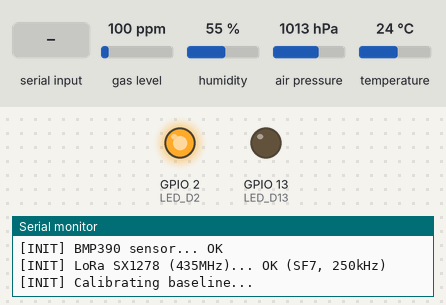
A program run on a simulated ESP32. Shown: output pins drawn as LEDs (lit = HIGH), the last lines printed to the serial monitor. Dashed ring = blinking. The inputs (shaded band) are chosen by the test bench; at power-on: gas level 100 ppm, humidity 55 %, air pressure 1013 hPa, temperature 24 °C. No radio packets arrive unless stated.

Above: at 0.1 s.
At 11.4 s:
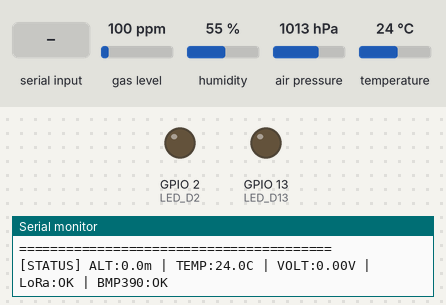
11.5 s: "CSV:\n" received over the second serial link
At 13.96 s:
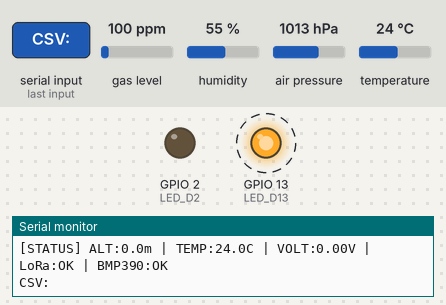
Timing chart, 0 to 19.1 s (numbered marks = the images above; inputs shaded):
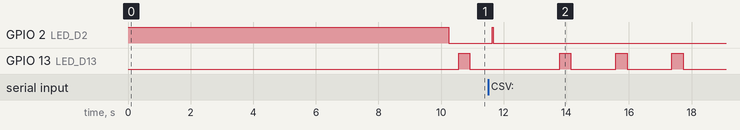

Measured:
- after the input at 11.5 s, GPIO 2 (LED_D2): LOW → HIGH after 0.14 s, → LOW 0.03 s later
- by itself, GPIO 13 (LED_D13): alternates HIGH for 0.36 s and LOW for 1.4 s

The program:

main.cpp
```cpp
/*
 * SECONDARY ESP32 - CanSat Mission Controller
 * Board: ESP32 Devkit (30 pins)
 * Role: Local sensor data collection + LoRa transmission of Primary's CSV data
 *
 * Hardware:
 * - LoRa SX1278 (SPI)
 * - BMP390 sensor (I2C)
 * - LEDs: D2 (init/rx indicator), D13 (LoRa/error indicator)
 * - UART2 communication with Primary ESP32
 *
 * Data Flow:
 * 1. Read local sensors (BMP390, servo status, PID output)
 * 2. Send raw sensor data to Primary via UART2
 * 3. Wait for consolidated CSV telemetry from Primary
 * 4. Transmit CSV over LoRa SX1278
 * 5. Handle errors with LED indicators
 */

#include <Arduino.h>
#include <SPI.h>
#include <Wire.h>
#include <Adafruit_Sensor.h>
#include <Adafruit_BMP3XX.h>
#include <LoRa.h>

// LoRa SX1278 Pin Definitions (SPI)
#define LORA_SCK 18
#define LORA_MISO 19
#define LORA_MOSI 23
#define LORA_SS 5
#define LORA_RST 4
#define LORA_DIO0 26
#define LORA_BAND 435E6 // 435 MHz for optimized transmission

// LED Pin Definitions
#define LED_D2 2   // ON during init, BLINK when receiving from Primary
#define LED_D13 13 // ON if LoRa fails, BLINK if no Primary data

// I2C BMP390 Address
#define BMP390_I2C_ADDR 0x77

// UART2 Pins for Primary Communication
#define UART2_RX 16
#define UART2_TX 17

// Voltage Sensor Pin (moved from Primary GPIO36 to Secondary GPIO25)
#define BATTERY_ADC_PIN 25

// Timing Constants - OPTIMIZED FOR MAXIMUM SPEED
#define SENSOR_READ_INTERVAL 50   // Read sensors every 50ms (20Hz maximum speed)
#define PRIMARY_DATA_TIMEOUT 2000 // Consider Primary lost after 2 seconds
#define LORA_TX_TIMEOUT 500       // LoRa transmission timeout (faster)

// LED Timing Constants (matching Primary ESP32 timing logic)
const unsigned long LED_D2_BLINK_DURATION = 100;  // 100ms blink duration
const unsigned long LED_D13_BLINK_DURATION = 100; // 100ms blink duration

// Global Objects
Adafruit_BMP3XX bmp390;
HardwareSerial primarySerial(2); // UART2 for primary communication

// System State Variables
bool sensorsInitialized = false;
bool loraInitialized = false;
unsigned long bootTime = 0;
unsigned long lastSensorRead = 0;
unsigned long lastPrimaryData = 0;
unsigned long lastVoltageRead = 0; // Track last voltage reading time

// Local Sensor Data
float temperature = 0.0;
float pressure = 0.0;
float altitude = 0.0;
float baselineAltitude = 0.0;
float voltage = 0.0;
float pidOutput = 0.0; // Dummy PID output or implement actual control

// Communication State
bool primaryDataReceived = false;
bool loraTransmissionFailed = false;

// Error tracking for Secondary subsystems
bool bmp390Error = false; // BMP390 sensor error
bool loraError = false;   // LoRa transmission error
bool pidError = false;    // PID control error

// LED Timing State Variables (matching Primary ESP32 timing logic)
unsigned long ledD2BlinkStart = 0;
unsigned long ledD13BlinkStart = 0;
bool ledBlinkState = false;

// Function Declarations
void initializeSensors();
void initializeLoRa();
void readLocalSensors();
void readBattery();
void sendDataToPrimary();
void receiveFromPrimary();
void transmitViaLoRa(String csvData);
void updateLEDs();
void calibrateBaseline();
void checkSecondaryErrors();
String getErrorStatus();

void setup()
{
    Serial.begin(115200);
    Wire.begin();

    // Initialize UART2 for Primary communication
    primarySerial.begin(115200, SERIAL_8N1, UART2_RX, UART2_TX);

    // Initialize LED pins
    pinMode(LED_D2, OUTPUT);
    pinMode(LED_D13, OUTPUT);

    // Turn ON D2 during initialization
    digitalWrite(LED_D2, HIGH);
    digitalWrite(LED_D13, LOW);

    bootTime = millis();
    lastPrimaryData = millis();
    lastVoltageRead = millis(); // Initialize to allow immediate first read

    Serial.println("\n[SECONDARY] CanSat Communication Module");
    Serial.println("========================================");

    // Initialize all systems
    initializeSensors();
    initializeLoRa();
    calibrateBaseline();

    // Initialization complete - turn OFF D2
    digitalWrite(LED_D2, LOW);

    Serial.println("[INIT] Secondary ESP32 ready");
    Serial.println("========================================\n");
}

void loop()
{
    // Always check for commands from Primary first (highest priority)
    receiveFromPrimary();

    // Read local sensors at maximum speed - no delay multiplier
    if (millis() - lastSensorRead >= SENSOR_READ_INTERVAL)
    {
        readLocalSensors();
        // Check all subsystem errors
        checkSecondaryErrors();
        // Don't auto-send data - let Primary request it via REQ_DATA when needed
        lastSensorRead = millis();
    }

    // Update LED status indicators
    updateLEDs();

    // Periodic status output (every 5 seconds)
    static unsigned long lastStatusPrint = 0;
    if (millis() - lastStatusPrint >= 5000)
    {
        Serial.print("[STATUS] ALT:");
        Serial.print(altitude, 1);
        Serial.print("m | TEMP:");
        Serial.print(temperature, 1);
        Serial.print("C | VOLT:");
        Serial.print(voltage, 2);
        Serial.print("V | LoRa:");
        Serial.print(loraError ? "ERR" : "OK");
        Serial.print(" | BMP390:");
        Serial.println(bmp390Error ? "ERR" : "OK");
        lastStatusPrint = millis();
    }

    // Minimal delay - OPTIMIZED FOR MAXIMUM SPEED
    delay(1);
}

void initializeSensors()
{
    Serial.print("[INIT] BMP390 sensor...");

    if (bmp390.begin_I2C(BMP390_I2C_ADDR))
    {
        // Configure BMP390 for optimal performance
        bmp390.setTemperatureOversampling(BMP3_OVERSAMPLING_8X);
        bmp390.setPressureOversampling(BMP3_OVERSAMPLING_4X);
        bmp390.setIIRFilterCoeff(BMP3_IIR_FILTER_COEFF_3);
        bmp390.setOutputDataRate(BMP3_ODR_50_HZ);

        sensorsInitialized = true;
        Serial.println(" OK");
    }
    else
    {
        sensorsInitialized = false;
        bmp390Error = true;
        Serial.println(" FAILED");
    }
}

void initializeLoRa()
{
    Serial.print("[INIT] LoRa SX1278 (435MHz)...");

    // Initialize SPI for LoRa
    SPI.begin(LORA_SCK, LORA_MISO, LORA_MOSI, LORA_SS);
    LoRa.setPins(LORA_SS, LORA_RST, LORA_DIO0);

    if (LoRa.begin(LORA_BAND))
    {
        // Configure LoRa parameters - OPTIMIZED FOR MAXIMUM SPEED
        LoRa.setSpreadingFactor(7);     // SF7 for fastest transmission
        LoRa.setSignalBandwidth(250E3); // 250 kHz bandwidth (faster than 125E3)
        LoRa.setCodingRate4(5);         // 4/5 coding rate (fastest)
        LoRa.setPreambleLength(6);      // 6 symbol preamble (minimum for reliability)
        LoRa.setSyncWord(0x12);         // Sync word
        LoRa.setTxPower(20);            // Maximum TX power for range
        LoRa.enableCrc();               // Enable CRC for error detection

        loraInitialized = true;
        Serial.println(" OK (SF7, 250kHz)");
    }
    else
    {
        loraInitialized = false;
        loraError = true;
        Serial.println(" FAILED");
    }
}

void calibrateBaseline()
{
    if (!sensorsInitialized)
    {
        baselineAltitude = 0.0;
        Serial.println("[WARN] BMP390 not ready - skipping baseline");
        return;
    }

    Serial.print("[INIT] Calibrating baseline...");

    float altSum = 0.0;
    int validReadings = 0;

    // Take 50 readings over 2.5 seconds
    for (int i = 0; i < 50; i++)
    {
        if (bmp390.performReading())
        {
            altSum += bmp390.readAltitude(1013.25); // Standard sea level pressure
            validReadings++;
        }
        delay(50);
    }

    if (validReadings > 25)
    {
        baselineAltitude = altSum / validReadings;
        Serial.print(" OK (");
        Serial.print(String(baselineAltitude, 1));
        Serial.println(" m)");
    }
    else
    {
        baselineAltitude = 0.0;
        Serial.println(" FAILED");
    }
}

void readLocalSensors()
{
    // Read BMP390 sensor
    if (sensorsInitialized && bmp390.performReading())
    {
        temperature = bmp390.temperature;
        pressure = bmp390.pressure / 100.0; // Convert Pa to hPa
        altitude = bmp390.readAltitude(1013.25) - baselineAltitude;
    }
    else
    {
        // Use default values if sensor fails
        temperature = 0.0;
        pressure = 0.0;
        altitude = 0.0;
    }

    // Read battery voltage
    readBattery();

    // Dummy PID output (placeholder for actual control loop)
    // In a real implementation, this would be calculated based on control requirements
    pidOutput = sin(millis() / 1000.0) * 10.0; // Example: sinusoidal output for demo
}

void readBattery()
{
    // Only update voltage once per minute to reduce fluctuations
    if (millis() - lastVoltageRead >= 60000) // 60 seconds
    {
        int adcValue = analogRead(BATTERY_ADC_PIN);
        // Convert ADC to voltage for 18650 x 2 with voltage divider
        // ADC reading * (3.3V / 4095) * calibrated_multiplier
        // Calibrated multiplier: 5.33 (adjusted to match actual battery voltage)
        voltage = (adcValue / 4095.0) * 3.3 * 5.33;
        lastVoltageRead = millis();
    }
    // Else, keep the previous voltage value
}

void sendDataToPrimary()
{
    // Check all subsystem errors before sending
    checkSecondaryErrors();

    // Send local sensor data to Primary ESP32 via UART2
    String sensorData = "DATA:";
    sensorData += "ALT:" + String(altitude, 2) + ",";
    sensorData += "PRESS:" + String(pressure, 2) + ",";
    sensorData += "TEMP:" + String(temperature, 2) + ",";
    sensorData += "VOLT:" + String(voltage, 2) + ",";
    sensorData += "PID:" + String(pidOutput, 2) + ",";
    sensorData += "ERR:" + getErrorStatus();

    primarySerial.println(sensorData);

    // Debug output removed for cleaner serial monitor
    // Serial.println("[TX] Data sent to Primary");
}

void receiveFromPrimary()
{
    if (primarySerial.available())
    {
        String receivedData = primarySerial.readStringUntil('\n');
        receivedData.trim();

        if (receivedData.length() > 0)
        {
            lastPrimaryData = millis();
            primaryDataReceived = true;

            // Check if this is consolidated CSV telemetry data
            if (receivedData.startsWith("CSV:"))
            {
                String csvData = receivedData.substring(4); // Remove "CSV:" prefix

                // Transmit the CSV data via LoRa
                transmitViaLoRa(csvData);

                // Serial.println("[RX] CSV from Primary"); // Debug disabled
            }
            else if (receivedData.equals("REQ_DATA"))
            {
                // Primary is requesting fresh sensor data
                readLocalSensors();  // Get latest sensor readings
                sendDataToPrimary(); // Send immediate response
                // Serial.println("[RX] Data request"); // Debug disabled
            }
            // else: Unknown command - ignore silently
        }
    }
}

void transmitViaLoRa(String csvData)
{
    if (!loraInitialized)
    {
        loraTransmissionFailed = true;
        loraError = true;
        Serial.println("[ERROR] LoRa not initialized");
        return;
    }

    // Print the CSV data being transmitted (matching Primary format)
    Serial.println("CSV:" + csvData);

    // Begin LoRa packet - OPTIMIZED FOR SPEED
    if (LoRa.beginPacket())
    {
        LoRa.print(csvData);

        // Use async (non-blocking) transmission for maximum speed
        if (LoRa.endPacket(true)) // true = async/non-blocking
        {
            loraTransmissionFailed = false;
            loraError = false;
            // Serial.println("[TX] LoRa OK"); // Debug disabled for cleaner output
        }
        else
        {
            loraTransmissionFailed = true;
            loraError = true;
            Serial.println("[ERROR] LoRa TX failed (endPacket)");
        }
    }
    else
    {
        loraTransmissionFailed = true;
        loraError = true;
        Serial.println("[ERROR] LoRa TX failed (beginPacket)");
    }
}

void updateLEDs()
{
    // D2 LED Logic (matching Primary ESP32 timing logic):
    // - ON during sensor initialization (handled in setup())
    // - BLINK when receiving data from Primary (25ms ON, 75ms OFF pattern)

    if (primaryDataReceived)
    {
        // D2 LED blinks with same pattern as Primary's Green LED when receiving data
        if (ledD2BlinkStart == 0)
        {
            ledD2BlinkStart = millis();
        }

        unsigned long d2Elapsed = millis() - ledD2BlinkStart;

        if (d2Elapsed < LED_D2_BLINK_DURATION)
        {
            // Blinking - ON for 25ms, OFF for 75ms within the 100ms blink period
            if (d2Elapsed < 25)
            {
                digitalWrite(LED_D2, HIGH);
            }
            else
            {
                digitalWrite(LED_D2, LOW);
            }
        }
        else if (d2Elapsed >= 1000) // Repeat every 1 second when receiving data
        {
            // Start new blink cycle
            ledD2BlinkStart = millis();
        }
        else
        {
            // Wait period - LED stays off
            digitalWrite(LED_D2, LOW);
        }
    }
    else
    {
        // Turn OFF D2 when not receiving data and reset timing
        digitalWrite(LED_D2, LOW);
        ledD2BlinkStart = 0;
    }

    // D13 LED Logic (matching Primary ESP32 timing logic):
    // - ON if LoRa transmission fails (solid)
    // - BLINK if not receiving data from Primary (50ms ON, 50ms OFF pattern)
    // - OFF otherwise

    if (loraTransmissionFailed)
    {
        // Solid ON if LoRa transmission failed
        digitalWrite(LED_D13, HIGH);
        ledD13BlinkStart = 0; // Reset blink timing
    }
    else if (millis() - lastPrimaryData > PRIMARY_DATA_TIMEOUT)
    {
        // D13 LED blinks with same pattern as Primary's Yellow LED when no Primary data
        if (ledD13BlinkStart == 0)
        {
            ledD13BlinkStart = millis();
        }

        unsigned long d13Elapsed = millis() - ledD13BlinkStart;

        if (d13Elapsed < LED_D13_BLINK_DURATION)
        {
            // ON for first half of duration (50ms ON, 50ms OFF)
            if (d13Elapsed < LED_D13_BLINK_DURATION / 2)
            {
                digitalWrite(LED_D13, HIGH);
            }
            else
            {
                digitalWrite(LED_D13, LOW);
            }
        }
        else if (d13Elapsed >= 1500) // Repeat every 1.5 seconds (same as Primary Yellow)
        {
            // Start new blink cycle
            ledD13BlinkStart = millis();
        }
        else
        {
            // Wait period - LED stays off
            digitalWrite(LED_D13, LOW);
        }
    }
    else
    {
        // Turn OFF D13 in normal operation and reset timing
        digitalWrite(LED_D13, LOW);
        ledD13BlinkStart = 0;
        loraTransmissionFailed = false; // Reset transmission failure flag
    }

    // Reset primaryDataReceived flag for next cycle
    if (millis() - lastPrimaryData < 100)
    {
        // Keep flag true for a short period to ensure LED blink is visible
    }
    else
    {
        primaryDataReceived = false;
    }
}

void checkSecondaryErrors()
{
    // Check BMP390 sensor status
    if (sensorsInitialized)
    {
        // Test if BMP390 is responding
        bmp390Error = !bmp390.performReading();
    }
    else
    {
        bmp390Error = true; // Sensor not initialized
    }

    // LoRa error is already tracked by loraTransmissionFailed
    loraError = loraTransmissionFailed || !loraInitialized;

    // Check PID control status - placeholder implementation
    // In real implementation, this would check if PID controller is functioning properly
    pidError = false; // Set to true if PID control fails
}

String getErrorStatus()
{
    // Return error status as 3-character string: BMP390, LoRa, PID
    String errorStatus = "";
    errorStatus += (bmp390Error ? "1" : "0");
    errorStatus += (loraError ? "1" : "0");
    errorStatus += (pidError ? "1" : "0");
    return errorStatus;
}
```
